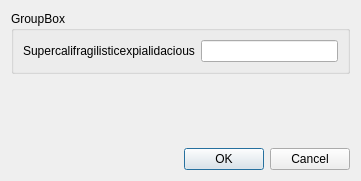
<?xml version="1.0" encoding="UTF-8"?>
<ui version="4.0">
 <class>DesignerDlg</class>
 <widget class="QDialog" name="DesignerDlg">
  <property name="geometry">
   <rect>
    <x>0</x>
    <y>0</y>
    <width>361</width>
    <height>181</height>
   </rect>
  </property>
  <property name="windowTitle">
   <string>Dialog</string>
  </property>
  <layout class="QVBoxLayout" name="verticalLayout">
   <item>
    <widget class="QGroupBox" name="groupBox">
     <property name="title">
      <string>GroupBox</string>
     </property>
     <layout class="QHBoxLayout" name="horizontalLayout">
      <item>
       <widget class="QLabel" name="label">
        <property name="text">
         <string>Supercalifragilisticexpialidacious</string>
        </property>
       </widget>
      </item>
      <item>
       <widget class="QLineEdit" name="lineEdit"/>
      </item>
     </layout>
    </widget>
   </item>
   <item>
    <spacer name="verticalSpacer">
     <property name="orientation">
      <enum>Qt::Vertical</enum>
     </property>
     <property name="sizeHint" stdset="0">
      <size>
       <width>20</width>
       <height>58</height>
      </size>
     </property>
    </spacer>
   </item>
   <item>
    <widget class="QDialogButtonBox" name="buttonBox">
     <property name="orientation">
      <enum>Qt::Horizontal</enum>
     </property>
     <property name="standardButtons">
      <set>QDialogButtonBox::Cancel|QDialogButtonBox::Ok</set>
     </property>
    </widget>
   </item>
  </layout>
 </widget>
 <resources/>
 <connections>
  <connection>
   <sender>buttonBox</sender>
   <signal>accepted()</signal>
   <receiver>DesignerDlg</receiver>
   <slot>accept()</slot>
   <hints>
    <hint type="sourcelabel">
     <x>248</x>
     <y>254</y>
    </hint>
    <hint type="destinationlabel">
     <x>157</x>
     <y>274</y>
    </hint>
   </hints>
  </connection>
  <connection>
   <sender>buttonBox</sender>
   <signal>rejected()</signal>
   <receiver>DesignerDlg</receiver>
   <slot>reject()</slot>
   <hints>
    <hint type="sourcelabel">
     <x>316</x>
     <y>260</y>
    </hint>
    <hint type="destinationlabel">
     <x>286</x>
     <y>274</y>
    </hint>
   </hints>
  </connection>
 </connections>
</ui>
